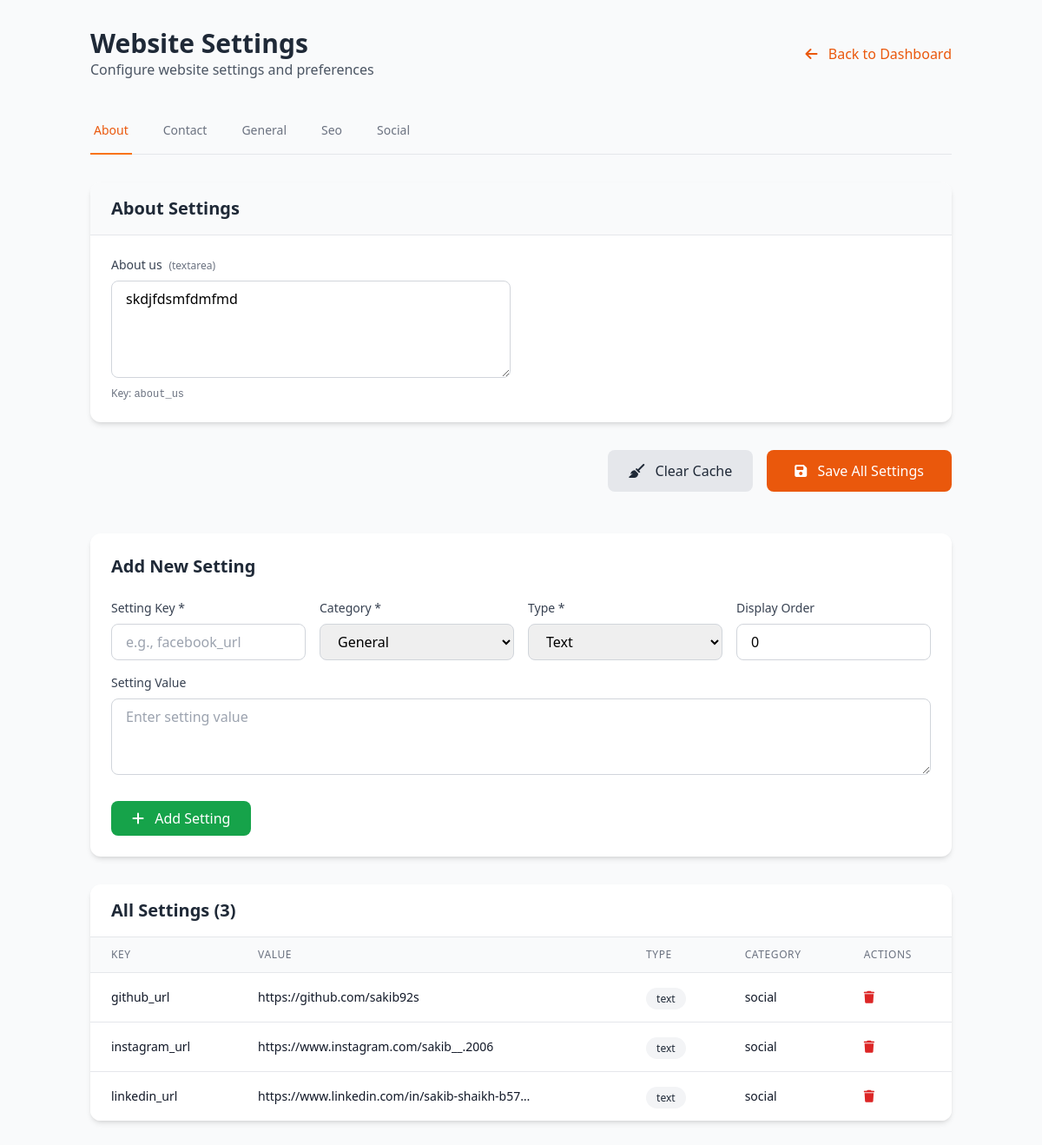
Screenshot of /admin/modules/settings.php (signed in) with the database file from the repository.
### tables this page shows
CREATE TABLE `website_settings` (
  `id` int(11) NOT NULL,
  `setting_key` varchar(100) NOT NULL,
  `setting_value` text DEFAULT NULL,
  `setting_type` enum('text','textarea','image','boolean','number') DEFAULT 'text',
  `category` varchar(100) DEFAULT 'general',
  `display_order` int(11) DEFAULT 0,
  `created_at` timestamp NOT NULL DEFAULT current_timestamp(),
  `updated_at` timestamp NOT NULL DEFAULT current_timestamp() ON UPDATE current_timestamp()
);

### admin/modules/settings.php (the view, shortened to what this page needs)
<?php
$database = new Database();
$db = $database->getConnection();
$settings_by_category = [];
try {
    $stmt = $db->query("SELECT * FROM website_settings ORDER BY category, display_order, setting_key");
    $settings = $stmt->fetchAll(PDO::FETCH_ASSOC);
    foreach ($settings as $setting) {
        $category = $setting['category'];
        if (!isset($settings_by_category[$category])) {
            $settings_by_category[$category] = [];
        }
        $settings_by_category[$category][] = $setting;
    }
} catch(PDOException $e) {
    $error = "Error fetching settings: " . $e->getMessage();
}
$categories = array_keys($settings_by_category);
?>
<!DOCTYPE html>
<html lang="en">
<head>
    <script src="https://cdn.tailwindcss.com"></script>
    <link rel="stylesheet" href="https://cdnjs.cloudflare.com/ajax/libs/font-awesome/6.4.0/css/all.min.css">
</head>
<body class="bg-gray-50">
    <div class="container mx-auto px-4 py-8">
        <div class="max-w-7xl mx-auto">
            <div class="flex justify-between items-center mb-8">
                <div>
                    <h1 class="text-3xl font-bold text-gray-800">Website Settings</h1>
                    <p class="text-gray-600">Configure website settings and preferences</p>
                </div>
                <a href="../dashboard.php" class="text-orange-600 hover:text-orange-700">
                    <i class="fas fa-arrow-left mr-2"></i> Back to Dashboard
                </a>
            </div>
            <div class="mb-8">
                <div class="border-b border-gray-200">
                    <nav class="-mb-px flex space-x-8 overflow-x-auto">
                        <?php foreach ($categories as $index => $category): ?>
                        <button onclick="showCategory('<?php echo $category; ?>')"
                                class="<?php echo $index === 0 ? 'border-orange-500 text-orange-600' : 'border-transparent text-gray-500 hover:text-gray-700 hover:border-gray-300'; ?>
                                       whitespace-nowrap py-4 px-1 border-b-2 font-medium text-sm">
                            <?php echo ucfirst(str_replace('_', ' ', $category)); ?>
                        </button>
                        <?php endforeach; ?>
                    </nav>
                </div>
            </div>
            <form method="POST" action="" enctype="multipart/form-data" id="settingsForm">
                <?php foreach ($settings_by_category as $category => $settings): ?>
                <div class="category-content mb-8" id="category-<?php echo $category; ?>" style="<?php echo $category !== $categories[0] ? 'display: none;' : ''; ?>">
                    <div class="bg-white rounded-xl shadow-md overflow-hidden">
                        <div class="px-6 py-4 border-b border-gray-200 bg-gray-50">
                            <h2 class="text-xl font-bold text-gray-800">
                                <?php echo ucfirst(str_replace('_', ' ', $category)); ?> Settings
                            </h2>
                        </div>
                        <div class="p-6">
                            <div class="grid grid-cols-1 lg:grid-cols-2 gap-6">
                                <?php foreach ($settings as $setting): ?>
                                <div class="setting-item">
                                    <label class="block text-sm font-medium text-gray-700 mb-2">
                                        <?php echo ucfirst(str_replace('_', ' ', $setting['setting_key'])); ?>
                                        <span class="text-xs text-gray-500 ml-1">(<?php echo $setting['setting_type']; ?>)</span>
                                    </label>
                                    <?php if ($setting['setting_type'] == 'text'): ?>
                                    <input type="text"
                                           name="settings[<?php echo $setting['setting_key']; ?>]"
                                           value="<?php echo htmlspecialchars($setting['setting_value'] ?? ''); ?>"
                                           class="w-full px-4 py-2 border border-gray-300 rounded-lg focus:outline-none focus:ring-2 focus:ring-orange-500">
                                    <?php elseif ($setting['setting_type'] == 'textarea'): ?>
                                    <textarea name="settings[<?php echo $setting['setting_key']; ?>]"
                                              rows="4"
                                              class="w-full px-4 py-2 border border-gray-300 rounded-lg focus:outline-none focus:ring-2 focus:ring-orange-500"><?php echo htmlspecialchars($setting['setting_value'] ?? ''); ?></textarea>
                                    <?php endif; ?>
                                    <div class="mt-1 text-xs text-gray-500">
                                        Key: <code><?php echo $setting['setting_key']; ?></code>
                                    </div>
                                </div>
                                <?php endforeach; ?>
                            </div>
                        </div>
                    </div>
                </div>
                <?php endforeach; ?>
                <div class="flex justify-end space-x-4 mt-8">
                    <button type="button"
                            onclick="clearCache()"
                            class="bg-gray-200 hover:bg-gray-300 text-gray-800 px-6 py-3 rounded-lg font-medium">
                        <i class="fas fa-broom mr-2"></i> Clear Cache
                    </button>
                    <button type="submit"
                            class="bg-orange-600 hover:bg-orange-700 text-white px-8 py-3 rounded-lg font-medium">
                        <i class="fas fa-save mr-2"></i> Save All Settings
                    </button>
                </div>
            </form>
            <div class="mt-12 bg-white rounded-xl shadow-md p-6">
                <h2 class="text-xl font-bold text-gray-800 mb-6">Add New Setting</h2>
                <form method="POST" action="" class="space-y-4">
                    <div class="grid grid-cols-1 md:grid-cols-2 lg:grid-cols-4 gap-4">
                        <div>
                            <label class="block text-sm font-medium text-gray-700 mb-2">Setting Key *</label>
                            <input type="text"
                                   name="key"
                                   required
                                   class="w-full px-4 py-2 border border-gray-300 rounded-lg focus:outline-none focus:ring-2 focus:ring-orange-500"
                                   placeholder="e.g., facebook_url">
                        </div>
                        <div>
                            <label class="block text-sm font-medium text-gray-700 mb-2">Category *</label>
                            <select name="category"
                                    required
                                    class="w-full px-4 py-2 border border-gray-300 rounded-lg focus:outline-none focus:ring-2 focus:ring-orange-500">
                                <option value="general">General</option>
                            </select>
                        </div>
                        <div>
                            <label class="block text-sm font-medium text-gray-700 mb-2">Type *</label>
                            <select name="type"
                                    required
                                    class="w-full px-4 py-2 border border-gray-300 rounded-lg focus:outline-none focus:ring-2 focus:ring-orange-500">
                                <option value="text">Text</option>
                            </select>
                        </div>
                        <div>
                            <label class="block text-sm font-medium text-gray-700 mb-2">Display Order</label>
                            <input type="number"
                                   name="display_order"
                                   value="0"
                                   min="0"
                                   class="w-full px-4 py-2 border border-gray-300 rounded-lg focus:outline-none focus:ring-2 focus:ring-orange-500">
                        </div>
                    </div>
                    <div>
                        <label class="block text-sm font-medium text-gray-700 mb-2">Setting Value</label>
                        <textarea name="value"
                                  rows="3"
                                  class="w-full px-4 py-2 border border-gray-300 rounded-lg focus:outline-none focus:ring-2 focus:ring-orange-500"
                                  placeholder="Enter setting value"></textarea>
                    </div>
                    <div class="pt-2">
                        <button type="submit"
                                class="bg-green-600 hover:bg-green-700 text-white px-6 py-2 rounded-lg font-medium">
                            <i class="fas fa-plus mr-2"></i> Add Setting
                        </button>
                    </div>
                </form>
            </div>
            <div class="mt-8 bg-white rounded-xl shadow-md overflow-hidden">
                <div class="px-6 py-4 border-b border-gray-200">
                    <h2 class="text-xl font-bold text-gray-800">All Settings (<?php echo count($settings); ?>)</h2>
                </div>
                <div class="overflow-x-auto">
                    <table class="min-w-full divide-y divide-gray-200">
                        <thead class="bg-gray-50">
                            <tr>
                                <th class="px-6 py-3 text-left text-xs font-medium text-gray-500 uppercase tracking-wider">Key</th>
                                <th class="px-6 py-3 text-left text-xs font-medium text-gray-500 uppercase tracking-wider">Value</th>
                                <th class="px-6 py-3 text-left text-xs font-medium text-gray-500 uppercase tracking-wider">Type</th>
                                <th class="px-6 py-3 text-left text-xs font-medium text-gray-500 uppercase tracking-wider">Category</th>
                                <th class="px-6 py-3 text-left text-xs font-medium text-gray-500 uppercase tracking-wider">Actions</th>
                            </tr>
                        </thead>
                        <tbody class="bg-white divide-y divide-gray-200">
                            <?php foreach ($settings as $setting): ?>
                            <tr class="hover:bg-gray-50">
                                <td class="px-6 py-4 whitespace-nowrap">
                                    <div class="text-sm font-medium text-gray-900"><?php echo htmlspecialchars($setting['setting_key']); ?></div>
                                </td>
                                <td class="px-6 py-4">
                                    <div class="text-sm text-gray-900 max-w-xs truncate" title="<?php echo htmlspecialchars($setting['setting_value']); ?>">
                                        <?php
                                        if ($setting['setting_type'] == 'image' && $setting['setting_value']) {
                                            echo '<span class="text-blue-600">' . htmlspecialchars(basename($setting['setting_value'])) . '</span>';
                                        } elseif ($setting['setting_type'] == 'boolean') {
                                            echo $setting['setting_value'] == '1' ? 'Yes' : 'No';
                                        } else {
                                            echo htmlspecialchars(substr($setting['setting_value'], 0, 100));
                                        }
                                        ?>
                                    </div>
                                </td>
                                <td class="px-6 py-4 whitespace-nowrap">
                                    <span class="px-3 py-1 text-xs font-medium rounded-full bg-gray-100 text-gray-800">
                                        <?php echo htmlspecialchars($setting['setting_type']); ?>
                                    </span>
                                </td>
                                <td class="px-6 py-4 whitespace-nowrap text-sm text-gray-900">
                                    <?php echo htmlspecialchars($setting['category']); ?>
                                </td>
                                <td class="px-6 py-4 whitespace-nowrap text-sm font-medium">
                                    <form method="POST" action="" class="inline" onsubmit="return confirm('Delete this setting?');">
                                        <button type="submit" class="text-red-600 hover:text-red-900">
                                            <i class="fas fa-trash"></i>
                                        </button>
                                    </form>
                                </td>
                            </tr>
                            <?php endforeach; ?>
                        </tbody>
                    </table>
                </div>
            </div>
        </div>
    </div>
</body>
</html>

### rows the page displays
website_settings: setting_key "About us", setting_type "textarea", setting_key+setting_value "skdjfdsmfdmfmd", setting_key "about_us"
website_settings: setting_key "github_url", setting_value "https://github.com/sakib92s", setting_type "text", category "social"
website_settings: setting_key "instagram_url", setting_value "https://www.instagram.com/sakib__.2006", setting_type "text", category "social"
website_settings: setting_key "linkedin_url", setting_value "https://www.linkedin.com/in/sakib-shaikh-b57…", setting_type "text", category "social"

### other values shown
str_replace('_', ' ', $category) "About"
str_replace('_', ' ', $category) "Contact"
str_replace('_', ' ', $category) "General"
str_replace('_', ' ', $category) "Seo"
str_replace('_', ' ', $category) "Social"
count($settings) "3"
